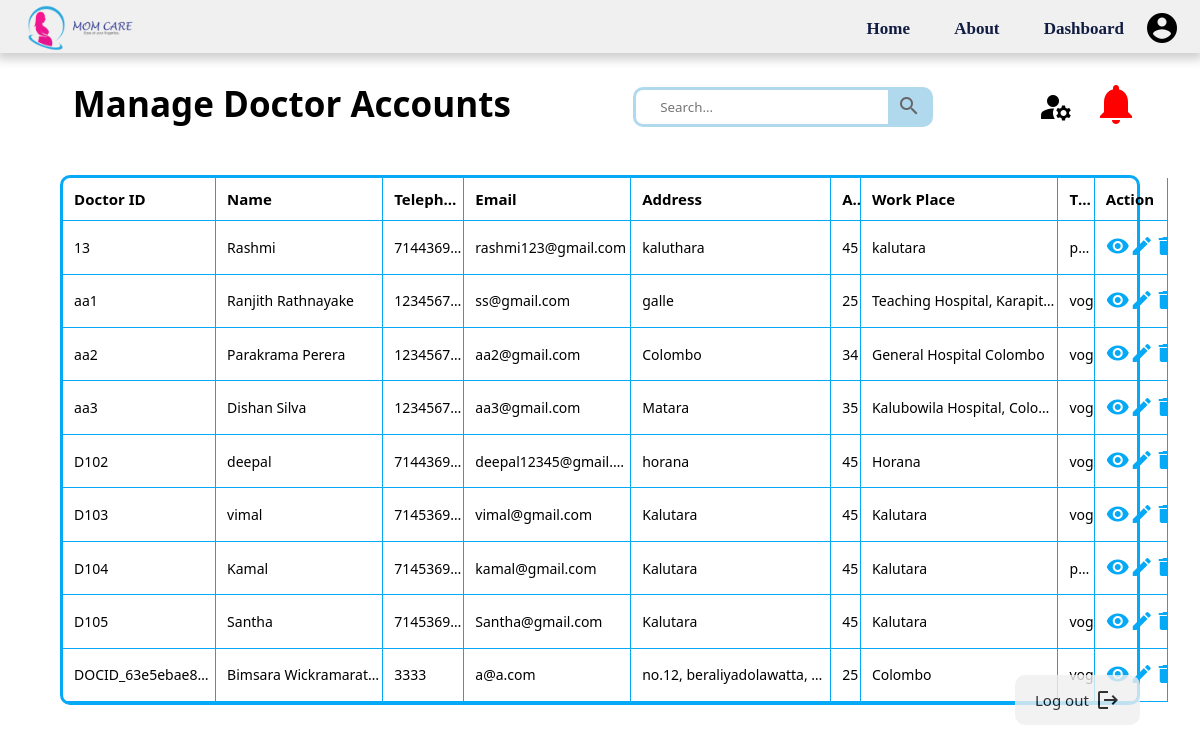
Screenshot of /View/Admin/admin-managedoctor.php (signed in) with the database file from the repository.
### tables this page shows
CREATE TABLE IF NOT EXISTS `doctor_details` (
  `doc_id` varchar(255) NOT NULL,
  `doc_name` varchar(255) NOT NULL,
  `doc_age` int(10) NOT NULL,
  `doc_address` varchar(255) NOT NULL,
  `doc_DOB` date NOT NULL,
  `doc_email` varchar(255) NOT NULL,
  `doc_password` varchar(255) DEFAULT NULL,
  `doc_tele` int(10) NOT NULL,
  `doc_workplace` varchar(255) NOT NULL,
  `doc_type` enum('vog','ped','other') NOT NULL,
  PRIMARY KEY (`doc_id`)
);

### Config/admin-managedoctorprocess.php (called while the page is built)
<?php
require_once 'dbConnection.php';
$sql = "SELECT doc_id, doc_type, doc_name, doc_age, doc_address, doc_email, doc_tele, doc_workplace FROM doctor_details;";
$result = $con->query($sql);
?>

### View/Admin/admin-managedoctor.php (the view, shortened to what this page needs)
<?php
    include "../../Assets/Includes/header_admin.php";
    include "..\..\Config\admin-managedoctorprocess.php";
?>
<!DOCTYPE html>
<html lang="en">
<head>
    <link rel="stylesheet" href="..\..\Assets\css\style-common.css" type="text/css">
</head>
<body>
    <div class="a-container">
        <div class="a-content">
            <div class="a-container-n">
                <h1>Manage Doctor Accounts</h1>
                <form class="ma-searchbar" action="/action_page.php" style="margin:auto;max-width:300px">
                    <input type="text" placeholder="Search..." name="search">
                    <button type="submit"><i class="material-icons">search</i></button>
                </form>
                <div class="a-container-m">
                <div class="a-dropdown"><div class="a-manage-icon"><i class="material-icons" alt="manage accounts">manage_accounts</i>
            </div>
            </div>
                <a href = "admin-notification.php"><i class="material-icons" alt="notification icon">notifications</i></a>
                </div></div>
            <div class="ma-table">
            <table>
                <tr>
                    <th>Doctor ID</th>
                    <th>Name</th>
                    <th>Telephone</th>
                    <th>Email</th>
                    <th>Address</th>
                    <th>Age</th>
                    <th>Work Place</th>
                    <th>Type</th>
                    <th>Action</th>
                </tr>
                <?php
                if ($result->num_rows>0){
                    while($row = $result->fetch_assoc()){
                        $id = $row['doc_id'];
                        $name = $row['doc_name'];
                        $type = $row['doc_type'];
                        $work = $row['doc_workplace'];
                        $age = $row['doc_age'];
                        $address = $row['doc_address'];
                        $email = $row['doc_email'];
                        $tel = $row['doc_tele'];
                $output = '<tr>';
                $output .= "<td>$id</td>";
                $output .= "<td>$name</td>";
                $output .= "<td>$tel</td>";
                $output .= "<td>$email</td>";
                $output .= "<td>$address</td>";
                $output .= "<td>$age</td>";
                $output .= "<td>$work</td>";
                $output .= "<td>$type</td>";
                $output .= '<td><div class="ma-actions">
                            <a href = "#"><div class="ma-img-action"><i class="material-icons" alt="view icon">visibility</i></div></a>
                            <a href = "admin-updatedoctor.php?id=';
                $output .=$id;
                $output .='"><div class="ma-img-action"><i class="material-icons" alt="edit icon">edit</i></div></a>
                            <a href = "..\..\Config\admin-deletedoctorprocess.php?status=delete&id=';
                $output .=$id;
                $output .='"><div class="ma-img-action"><i class="material-icons" alt="delete icon">delete</i></div></a>
                        </div>
                    </td>';
                echo "$output";
                    }
                }
                ?>
            </table>
            </div>
        </div>
        <div class="a-content-2">
            <a href = "..\..\Config\admin-logout.php"><button>
                <div class="a-btn-text"><h6>Log out</h6></div>
                <i class="material-icons" alt="logout">logout</i>
            </button></a>
        </div>
    </div>
</body>
</html>

### Assets/css/style-common.css (style rules this page uses)
.a-container { position: absolute; right: 0; width: 100%; height: 100%; background-color: white; }
a { text-decoration: none; }
.a-content { position: relative; margin-top: 5%; min-height: 75%; }
.a-container-n { padding-top: 20px; display: flex; justify-content: space-between; }
.a-container-m { margin-right: 5%; display: flex; }
.a-container-m .material-icons { font-size: 48px; color: red; }
.a-manage-icon .material-icons { font-size: 36px; color: black; padding-top: 25%; margin-left: -50%; }
.a-content-2 { width:95%; display: flex; justify-content: space-between; padding-top: 15px; }
.a-content-2 button { padding: 10px 20px; border-style: none; border-radius: 10px; display: flex; justify-content: space-between; align-items: center; width: 125px; height: 50px; opacity: 0.8; margin-right: 5%; cursor: pointer; }
.a-container-n h1 { text-indent: 0.8rem; font-weight: 600; font-size: 35px; margin-left: 5%; }
.a-btn-text h6 { font-size: 15px; text-decoration: none; font-weight: 500; }
.a-dropdown { position: relative; display: inline-block; }
.ma-table { max-width: 90%; background-color: white; margin-left: 5%; margin-right: 5%; margin-top: 3.5%; position: absolute; border: 3.5px solid #05a9f5; border-radius: 10px; }
.ma-table table { width: 100%; border-collapse: collapse; }
.ma-table th { font-size: 15px; padding-bottom: 1%; padding-top: 2%; }
.ma-table td { font-size: 14px; }
.ma-table th, .ma-table td { padding: 1% 0% 1% 1%; text-align: left; border-bottom: 1px solid #05a9f5; border-right: 1px solid #05a9f5; width: 10%; white-space: nowrap; overflow: hidden; text-overflow: ellipsis; max-width: 200px; }
.ma-actions { display: flex; align-items: center; justify-content: space-around; }
.ma-actions a .material-icons { font-size: 24px; margin-top: 10%; color: #05a9f5; }
.ma-searchbar { display: flex; width: 350rem; height: 5vh; background-color: white; border: 3px solid rgb(177, 217, 238); border-radius: 10px; outline-style: none; }
.ma-searchbar button { border-style: none; background-color: rgb(177, 217, 238); width: 15%; }
.ma-searchbar button .material-icons { font-size: 24px; padding: 5%; color: #666668; }
.ma-searchbar input { border-style: none; outline-style: none; padding: 15px; width: 85%; margin-left: 3%; }

### Assets/Includes/header_admin.php (style rules this page uses)
body { margin: 0%; font-family: system-ui, -apple-system, BlinkMacSystemFont, 'Segoe UI', Roboto, Oxygen, Ubuntu, Cantarell, 'Open Sans', 'Helvetica Neue', sans-serif; }

### View/Admin/admin-managedoctor.php (style rules this page uses)
* { margin: 0; padding: 0; box-sizing: border-box; font-family: system-ui, -apple-system, BlinkMacSystemFont, 'Segoe UI', Roboto, Oxygen, Ubuntu, Cantarell, 'Open Sans', 'Helvetica Neue', sans-serif; }

### rows the page displays
doctor_details: doc_id "13", doc_name "Rashmi", doc_tele "7144369…", doc_email "rashmi123@gmail.com", doc_address "kaluthara", doc_age "45", doc_workplace "kalutara", doc_type "ped"
doctor_details: doc_id "aa1", doc_name "Ranjith Rathnayake", doc_tele "1234567…", doc_email "ss@gmail.com", doc_address "galle", doc_age "25", doc_workplace "Teaching Hospital, Karapiti…", doc_type "vog"
doctor_details: doc_id "aa2", doc_name "Parakrama Perera", doc_tele "1234567…", doc_email "aa2@gmail.com", doc_address "Colombo", doc_age "34", doc_workplace "General Hospital Colombo", doc_type "vog"
doctor_details: doc_id "aa3", doc_name "Dishan Silva", doc_tele "1234567…", doc_email "aa3@gmail.com", doc_address "Matara", doc_age "35", doc_workplace "Kalubowila Hospital, Colo…", doc_type "vog"
doctor_details: doc_id "D102", doc_name "deepal", doc_tele "7144369…", doc_email "deepal12345@gmail.c…", doc_address "horana", doc_age "45", doc_workplace "Horana", doc_type "vog"
doctor_details: doc_id "D103", doc_name "vimal", doc_tele "7145369…", doc_email "vimal@gmail.com", doc_address "Kalutara", doc_age "45", doc_workplace "Kalutara", doc_type "vog"
doctor_details: doc_id "D104", doc_name "Kamal", doc_tele "7145369…", doc_email "kamal@gmail.com", doc_address "Kalutara", doc_age "45", doc_workplace "Kalutara", doc_type "ped"
doctor_details: doc_id "D105", doc_name "Santha", doc_tele "7145369…", doc_email "Santha@gmail.com", doc_address "Kalutara", doc_age "45", doc_workplace "Kalutara", doc_type "vog"
doctor_details: doc_id "DOCID_63e5ebae8…", doc_name "Bimsara Wickramarat…", doc_tele "3333", doc_email "a@a.com", doc_address "no.12, beraliyadolawatta,…", doc_age "25", doc_workplace "Colombo"
